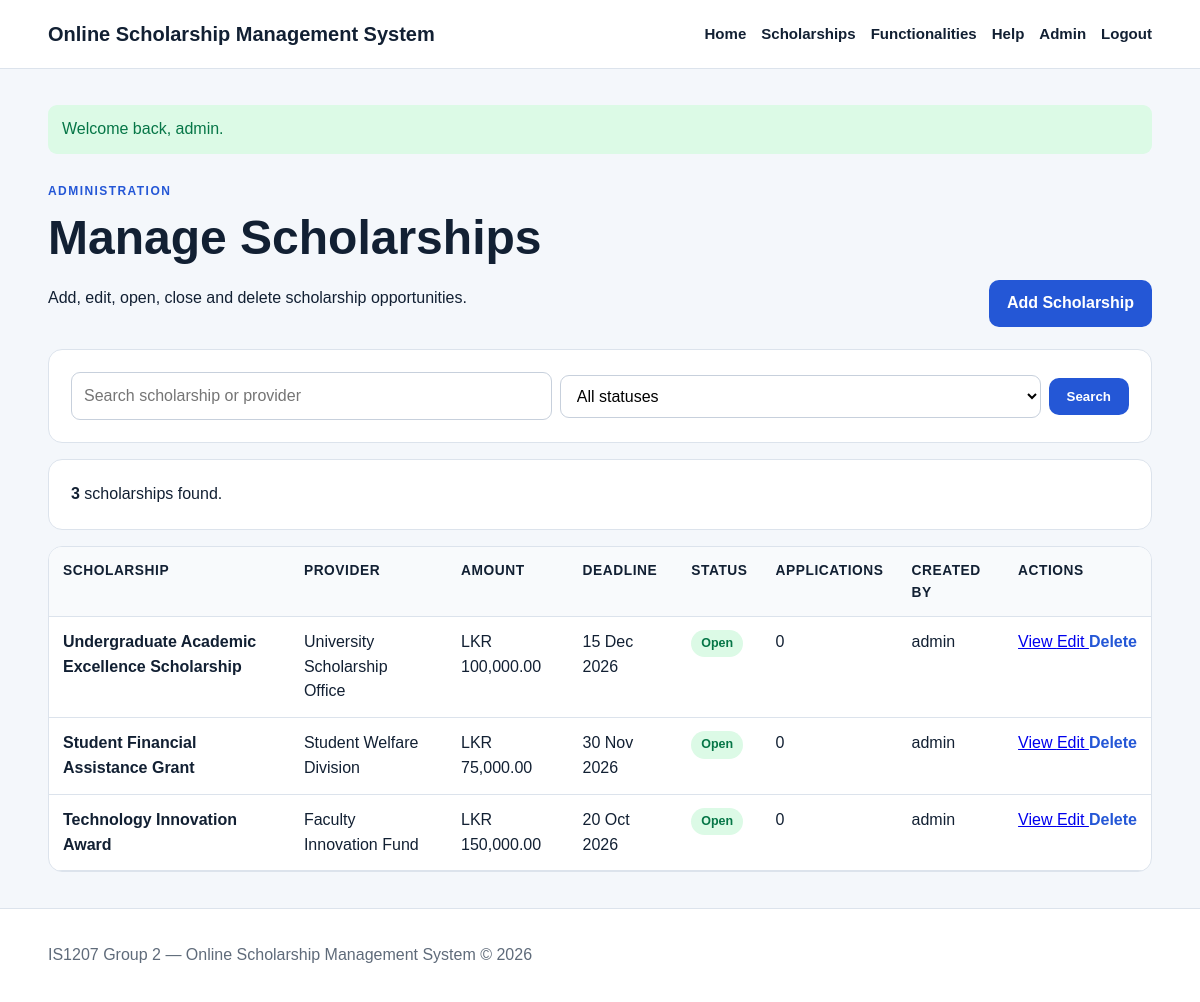
Page /admin/scholarships.php (signed in) on the committed database.
### tables this page shows
CREATE TABLE scholarships (
    id INT UNSIGNED AUTO_INCREMENT PRIMARY KEY,
    title VARCHAR(160) NOT NULL,
    provider VARCHAR(160) NOT NULL,
    description TEXT NOT NULL,
    eligibility TEXT NOT NULL,
    amount DECIMAL(12,2) NOT NULL DEFAULT 0,
    deadline DATE NOT NULL,
    status ENUM('Open', 'Closed') NOT NULL DEFAULT 'Open',
    created_by INT UNSIGNED NULL,
    created_at TIMESTAMP NOT NULL DEFAULT CURRENT_TIMESTAMP,
    CONSTRAINT fk_scholarship_creator FOREIGN KEY (created_by)
        REFERENCES users(id) ON DELETE SET NULL ON UPDATE CASCADE
);

CREATE TABLE users (
    id INT UNSIGNED AUTO_INCREMENT PRIMARY KEY,
    username VARCHAR(30) NOT NULL UNIQUE,
    password VARCHAR(255) NOT NULL,
    full_name VARCHAR(100) NOT NULL,
    email VARCHAR(120) NOT NULL UNIQUE,
    phone VARCHAR(25) NULL,
    faculty VARCHAR(100) NULL,
    year_of_study VARCHAR(30) NULL,
    role ENUM('admin', 'student') NOT NULL DEFAULT 'student',
    is_active TINYINT(1) NOT NULL DEFAULT 1,
    created_at TIMESTAMP NOT NULL DEFAULT CURRENT_TIMESTAMP
);

### admin/scholarships.php (the view, shortened to what this page needs)
<?php
require_once __DIR__ . '/../functions.php';
$search = trim($_GET['search'] ?? '');
$statusFilter = $_GET['status'] ?? 'all';
if ($search !== '' && $statusFilter !== 'all') {
    $like = '%' . $search . '%';
    $statement = $conn->prepare(
        'SELECT
             s.*,
             u.username AS creator,
             COUNT(a.id) AS application_count
         FROM scholarships AS s
         LEFT JOIN users AS u
             ON u.id = s.created_by
         LEFT JOIN applications AS a
             ON a.scholarship_id = s.id
         WHERE
             (
                 s.title LIKE ?
                 OR s.provider LIKE ?
             )
             AND s.status = ?
         GROUP BY s.id
         ORDER BY s.created_at DESC'
    );
    $statement->bind_param(
        'sss',
        $like,
        $like,
        $statusFilter
    );
    $statement->execute();
    $result = $statement->get_result();
} else {
    $result = $conn->query(
        'SELECT
             s.*,
             u.username AS creator,
             COUNT(a.id) AS application_count
         FROM scholarships AS s
         LEFT JOIN users AS u
             ON u.id = s.created_by
         LEFT JOIN applications AS a
             ON a.scholarship_id = s.id
         GROUP BY s.id
         ORDER BY s.created_at DESC'
    );
}
$resultCount = $result->num_rows;
include __DIR__ . '/../includes/header.php';
?>
<div class="page-heading">
    <div>
        <p class="eyebrow">
            Administration
        </p>
        <h1>
            Manage Scholarships
        </h1>
        <p>
            Add, edit, open, close and delete scholarship opportunities.
        </p>
    </div>
    <a
        class="button"
        href="<?= BASE_URL ?>/admin/scholarships.php?mode=form"
    >
        Add Scholarship
    </a>
</div>
<section class="card">
    <form method="get" class="search-form">
        <input
            type="text"
            name="search"
            value="<?= e($search) ?>"
            placeholder="Search scholarship or provider"
        >
        <select name="status">
            <option
                value="all"
                <?= $statusFilter === 'all'
                    ? 'selected'
                    : '' ?>
            >
                All statuses
            </option>
        </select>
        <button type="submit">
            Search
        </button>
    </form>
</section>
<section class="card">
    <strong>
        <?= (int) $resultCount ?>
    </strong>
    scholarship<?= $resultCount === 1 ? '' : 's' ?> found.
</section>
<div class="table-wrap">
    <table>
        <thead>
            <tr>
                <th>Scholarship</th>
                <th>Provider</th>
                <th>Amount</th>
                <th>Deadline</th>
                <th>Status</th>
                <th>Applications</th>
                <th>Created By</th>
                <th>Actions</th>
            </tr>
        </thead>
        <tbody>
            <?php while (
                $scholarship = $result->fetch_assoc()
            ): ?>
                <tr>
                    <td>
                        <strong>
                            <?= e($scholarship['title']) ?>
                        </strong>
                    </td>
                    <td>
                        <?= e($scholarship['provider']) ?>
                    </td>
                    <td>
                        <?= e(
                            format_money(
                                $scholarship['amount']
                            )
                        ) ?>
                    </td>
                    <td>
                        <?= e(
                            date(
                                'd M Y',
                                strtotime(
                                    $scholarship['deadline']
                                )
                            )
                        ) ?>
                    </td>
                    <td>
                        <span
                            class="badge <?= e(
                                strtolower(
                                    $scholarship['status']
                                )
                            ) ?>"
                        >
                            <?= e($scholarship['status']) ?>
                        </span>
                    </td>
                    <td>
                        <?= (int)
                            $scholarship['application_count'] ?>
                    </td>
                    <td>
                        <?= e(
                            $scholarship['creator']
                            ?: 'Unknown'
                        ) ?>
                    </td>
                    <td class="actions">
                        <a
                            href="<?= BASE_URL ?>/student/scholarship_view.php?id=<?= (int) $scholarship['id'] ?>"
                        >
                            View
                        </a>
                        <a
                            href="<?= BASE_URL ?>/admin/scholarships.php?mode=form&id=<?= (int) $scholarship['id'] ?>"
                        >
                            Edit
                        </a>
                        <form
                            method="post"
                            action="<?= BASE_URL ?>/admin/scholarships.php?mode=delete"
                            class="inline-form"
                            data-confirm-form="Delete this scholarship and all related applications?"
                        >
                            <button
                                type="submit"
                                class="link-button danger-link"
                            >
                                Delete
                            </button>
                        </form>
                    </td>
                </tr>
            <?php endwhile; ?>
        </tbody>
    </table>
</div>
<?php
include __DIR__ . '/../includes/footer.php';
?>

### assets/style.css (style rules this page uses)
:root { --ink: #122033; --muted: #5f6b7a; --paper: #f4f7fb; --line: #dce3ec; --primary: #2457d6; --danger: #b42318; --success: #067647; --warning: #9a6700; }
* { box-sizing: border-box }
body { margin: 0; font-family: Arial,Helvetica,sans-serif; background: var(--paper); color: var(--ink); line-height: 1.55 }
h1 { font-size: clamp(2rem,4vw,3.4rem); line-height: 1.08; margin: .2em 0 .45em }
.eyebrow { text-transform: uppercase; letter-spacing: .12em; font-size: .75rem; font-weight: 800; color: var(--primary) }
.button, button { display: inline-block; border: 0; border-radius: 10px; background: var(--primary); color: #fff; text-decoration: none; padding: 11px 18px; font-weight: 700; cursor: pointer }
.card { background: #fff; border: 1px solid var(--line); border-radius: 14px; padding: 22px; margin-bottom: 16px }
.page-heading { display: flex; justify-content: space-between; align-items: end; gap: 20px; margin-bottom: 22px }
.badge { display: inline-block; border-radius: 999px; padding: 4px 10px; font-size: .78rem; font-weight: 800; background: #eef2f7 }
.badge.open, .badge.approved { background: #dcfae6; color: var(--success) }
input, textarea, select { width: 100%; border: 1px solid #c7d0dc; border-radius: 9px; padding: 11px 12px; font: inherit; background: #fff }
.table-wrap { overflow-x: auto; background: #fff; border: 1px solid var(--line); border-radius: 14px }
table { width: 100%; border-collapse: collapse }
th, td { text-align: left; padding: 13px 14px; border-bottom: 1px solid var(--line); vertical-align: top }
th { background: #f8fafc; font-size: .86rem; text-transform: uppercase; letter-spacing: .04em }
.actions { white-space: nowrap }
.danger-link { color: var(--danger) }
.search-form { display: flex; gap: 8px; align-items: center }
.inline-form { display: inline }
.link-button { background: none; color: var(--primary); padding: 0; border-radius: 0; font: inherit; font-weight: 600 }

### rows in the picture
scholarships: title "Undergraduate Academic Excellence Scholarship", provider "University Scholarship Office", amount "LKR 100,000.00", deadline "15 Dec 2026", status "Open", application_count "0", created_by.username "admin"
scholarships: title "Student Financial Assistance Grant", provider "Student Welfare Division", amount "LKR 75,000.00", deadline "30 Nov 2026", status "Open", application_count "0", created_by.username "admin"
scholarships: title "Technology Innovation Award", provider "Faculty Innovation Fund", amount "LKR 150,000.00", deadline "20 Oct 2026", status "Open", application_count "0", created_by.username "admin"

### other values in the picture
$flash['message'] "Welcome back, admin."
$resultCount "3"
